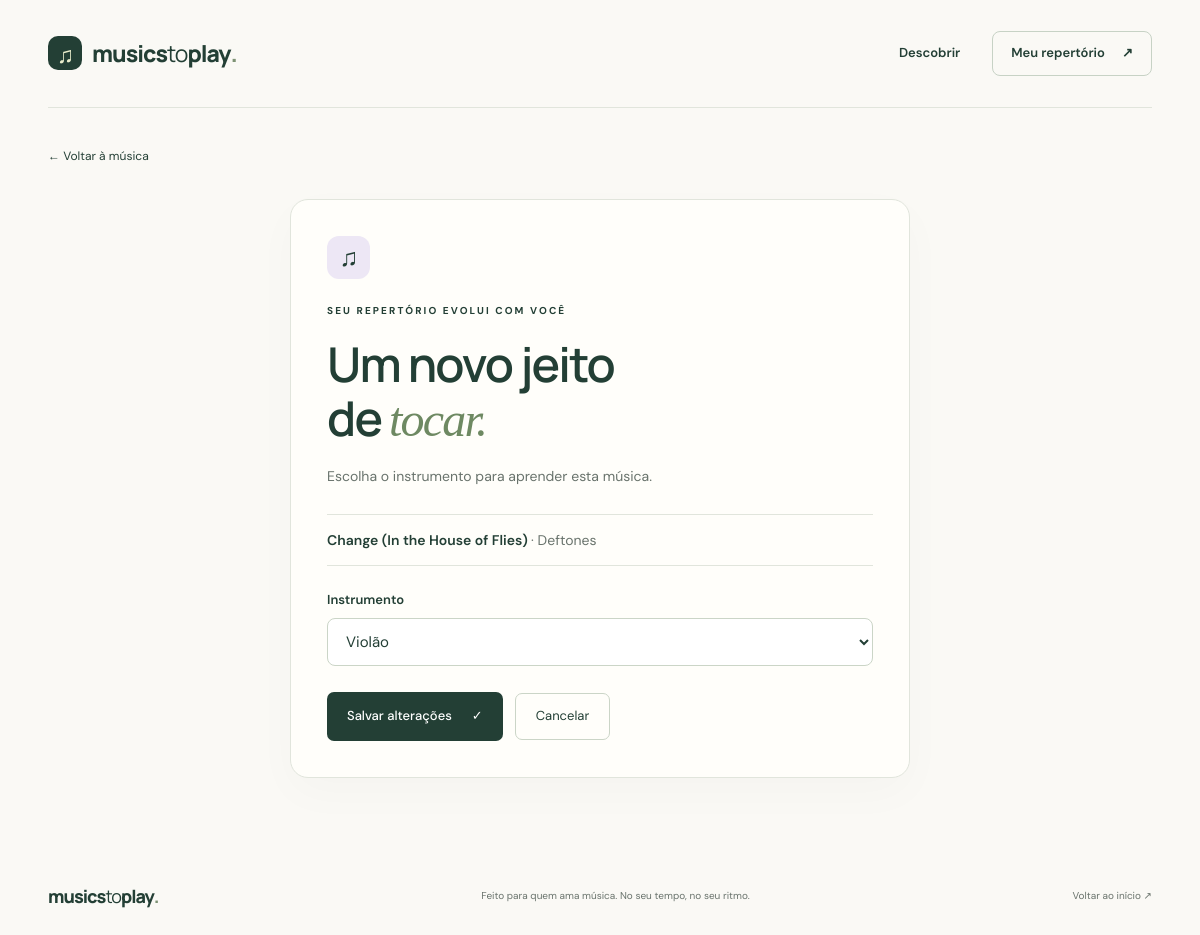
Screenshot of /updatemusicas/5 with the database file from the repository.
### cifras/models.py (models this page shows, shortened)
class MusicasAprender(models.Model):
    INSTRUMENTO_CHOICES = (
        ('Guitarra','Guitarra'),
        ('Violao','Violão'),
    )
    user = models.ForeignKey(User,on_delete=models.PROTECT,related_name="musicas_aprender")# models.PROTECT não permite a exclusão de um objeto User caso ele seja referenciado por objetos musicasaprender
    capa_album_small = models.ImageField()
    capa_album_medium = models.ImageField()
    nome_banda = models.CharField(max_length=40)
    nome_musica = models.CharField(max_length=40)
    duracao = models.IntegerField()
    bpm = models.IntegerField()                                                                # blank = False impede que o campo seja enviado no formulário vazio
    instrumento = models.CharField(max_length=8,choices= INSTRUMENTO_CHOICES,default= 'Violao', blank = False) # com o conjunto de tuplas(INSTRUMENTO_CHOICES), usamos o atributo choice para o campo ter somente as opções da tupla como valor e o default dita um valor que caso o campo fique em branco este valor padrão será o valor do campo.
    class Meta:
        verbose_name_plural = "MusicasAprender" # o atributo verbose_name_plural controla como o nome vai ficar no plural quando for pro painel django admin

### cifras/views.py (the view, shortened to what this page needs)
# urls.py: path('updatemusicas/<int:pk>',UpdateMusicasAprender.as_view(), name = 'url_updatemusicas'),
class UpdateMusicasAprender(FormView):
    template_name = 'cifras/musicasForm.html'
    form_class = MusicaAprenderForm
    success_url = reverse_lazy('url_listmusicasaprender')
    def get_context_data(self, **kwargs):
        context = super().get_context_data(**kwargs)
        context['id_musica_aprender'] = self.kwargs['pk'] # pega o id enviado pela URL e armazenado no kwargs da URL(self.kwargs) e armazena no contexto
        return context # envio o contexto para o template
    def get_form_kwargs(self):
        id = self.kwargs['pk'] # busco no kwargs o id que a view recebeu pela URL
        kwargs = super().get_form_kwargs()
        kwargs['instance'] = get_object_or_404(MusicasAprender,pk = id) # escrevo no atributo instance do kwargs uma instancia de objeto existente para ja vir com campos preenchidos
        return kwargs

### cifras/forms.py
class MusicaAprenderForm(forms.ModelForm):
    class Meta:
        model = MusicasAprender # model que recebe a alteração
        fields = ["instrumento"] # unico campo que pode receber alterações após ser criado

### cifras/templates/cifras/musicasForm.html (shortened to what this page needs)
{% extends 'cifras/base_conta.html' %}
{% block content %}
{% if id_musica_aprender %}{% url 'url_perfilmusicaaprender' id_musica_aprender as cancel_url %}{% elif id_musica_aprendida %}{% url 'url_perfilmusicaaprendida' id_musica_aprendida as cancel_url %}{% endif %}
<section class="edit-page wrap" aria-labelledby="edit-title">
    <a class="text-link" href="{{ cancel_url }}">← Voltar à música</a>
    <div class="edit-panel account-panel">
        <span class="step-icon {% if id_musica_aprender %}lilac{% else %}green{% endif %}" aria-hidden="true">{% if id_musica_aprender %}♫{% else %}✓{% endif %}</span>
        <span class="eyebrow edit-eyebrow">SEU REPERTÓRIO EVOLUI COM VOCÊ</span>
        <h1 id="edit-title">{% if id_musica_aprender %}Um novo jeito<br>de <em>tocar.</em>{% else %}Reconheça sua<br><em>evolução.</em>{% endif %}</h1>
        <p class="account-intro">{% if id_musica_aprender %}Escolha o instrumento para aprender esta música.{% else %}Atualize seu domínio ao tocar esta música, de 0 a 5.{% endif %}</p>
        <p class="edit-song">{% if id_musica_aprender %}{{ form.instance.nome_musica }} <span>· {{ form.instance.nome_banda }}</span>{% else %}{{ form.instance.musica.nome_musica }} <span>· {{ form.instance.musica.nome_banda }}</span>{% endif %}</p>
        <form method="post" class="account-form">
            {% for field in form %}
                {% if field.is_hidden %}{{ field }}{% else %}
                <div class="account-field"><label for="{{ field.id_for_label }}">{{ field.label }}</label>{{ field }}</div>
                {% endif %}
            {% endfor %}
            <div class="edit-buttons"><button class="button-dark" type="submit">Salvar alterações <span aria-hidden="true">✓</span></button><a class="button-secondary" href="{{ cancel_url }}">Cancelar</a></div>
        </form>
    </div>
</section>
{% endblock %}

### cifras/static/cifras/css/landing.css (style rules this page uses)
:root { --paper:#faf9f5;--ink:#233f35;--muted:#69736c;--green:#e5ede2;--line:#e1e5dc;--purple:#ede7f5 }
* { box-sizing:border-box }
html { scroll-behavior:smooth;scroll-padding-top:30px }
body { margin:0;background:var(--paper);color:var(--ink);font-family:'DM Sans',sans-serif;font-size:15px;line-height:1.6 }
a { color:inherit;text-decoration:none }
button,input { font:inherit }
button,a,input { -webkit-tap-highlight-color:transparent }
a,button { touch-action:manipulation }
button { cursor:pointer }
h1,h2,h3,p { margin:0 }
h1,h2,h3 { font-family:Manrope,sans-serif }
.wrap { width:min(1180px,calc(100% - 96px));margin-inline:auto }
.eyebrow { font-size:10px;font-weight:700;letter-spacing:2.1px;display:inline-flex;align-items:center;gap:10px }
h1 { font-size:clamp(42px,4.7vw,64px);font-weight:600;line-height:1.13;letter-spacing:-3px;margin:24px 0 }
h1 em { font-family:Georgia,serif;font-weight:400;color:#6e8962 }
.search-form button,.button-dark { border:0;border-radius:7px;background:var(--ink);color:#fff;font-size:13px;font-weight:500;padding:14px 20px;display:inline-flex;justify-content:center;align-items:center;gap:20px;white-space:nowrap }
.step-icon { display:grid;place-items:center;height:43px;width:43px;border-radius:12px;font-size:25px }
.lilac { background:var(--purple) }
.text-link { font-size:12px;white-space:nowrap }

### cifras/static/cifras/css/conta.css (style rules this page uses)
.account-page { min-height:100vh;display:flex;flex-direction:column }
.account-panel { background:#fffefa;border:1px solid var(--line);border-radius:18px;padding:36px;box-shadow:0 15px 45px #233f3506 }
.account-intro { color:var(--muted);font-size:13px;margin:10px 0 26px }
.account-form { display:grid;gap:18px }
.account-field label { display:block;font-size:13px;font-weight:600;margin-bottom:7px }
.account-field input,.account-field select,.account-field textarea { width:100%;min-width:0;border:1px solid #cbd5c7;border-radius:8px;background:#fff;padding:12px 14px;color:var(--ink);font:inherit }
.edit-page { padding-block:35px 60px }
.edit-panel { max-width:620px;margin:32px auto 0 }
.edit-eyebrow { display:block;margin-top:24px }
.edit-panel h1 { font-size:clamp(35px,4vw,48px);letter-spacing:-1.8px;margin:18px 0 }
.edit-panel .account-intro { font-size:14px }
.edit-song { padding:14px 0;margin-bottom:24px;border-block:1px solid var(--line);font-size:14px;font-weight:600;overflow-wrap:anywhere }
.edit-song span { font-weight:400;color:var(--muted) }
.edit-buttons { display:flex;gap:12px;align-items:center;flex-wrap:wrap;margin-top:8px }
.button-secondary { display:inline-flex;align-items:center;justify-content:center;padding:12px 20px;border:1px solid #cbd5c7;border-radius:7px;font-size:13px }

### rows the page displays
MusicasAprender: instance.nome_musica "Change (In the House of Flies)", instance.nome_banda "Deftones", form "Violão"

### other values shown
{{ field.label }} "Instrumento"
